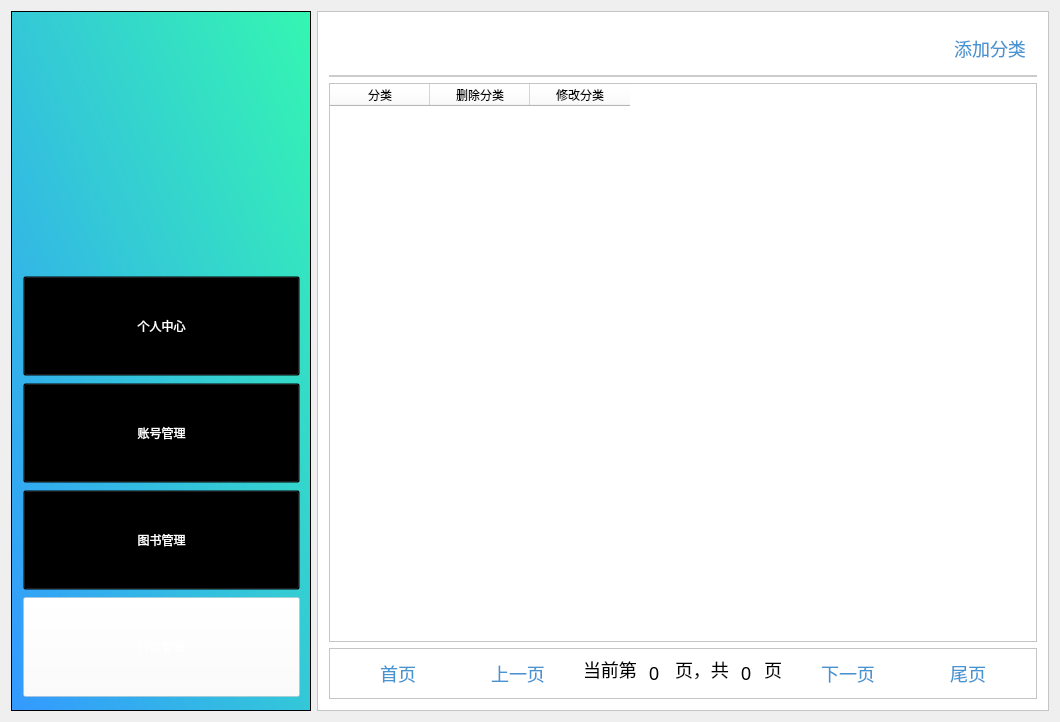
<?xml version="1.0" encoding="UTF-8"?>
<ui version="4.0">
 <class>admin_classify</class>
 <widget class="QWidget" name="admin_classify">
  <property name="geometry">
   <rect>
    <x>0</x>
    <y>0</y>
    <width>1060</width>
    <height>722</height>
   </rect>
  </property>
  <property name="windowTitle">
   <string>admin_classify</string>
  </property>
  <layout class="QHBoxLayout" name="horizontalLayout">
   <item>
    <widget class="QFrame" name="frame">
     <property name="sizePolicy">
      <sizepolicy hsizetype="Fixed" vsizetype="Expanding">
       <horstretch>0</horstretch>
       <verstretch>0</verstretch>
      </sizepolicy>
     </property>
     <property name="minimumSize">
      <size>
       <width>300</width>
       <height>700</height>
      </size>
     </property>
     <property name="styleSheet">
      <string notr="true">
background-color: qlineargradient(spread:pad, x1:0, y1:1, x2:1, y2:0, stop:0 rgba(51, 153, 255,1), stop:1 rgba(52, 246, 177,1));</string>
     </property>
     <property name="frameShape">
      <enum>QFrame::StyledPanel</enum>
     </property>
     <property name="frameShadow">
      <enum>QFrame::Raised</enum>
     </property>
     <widget class="QFrame" name="frame_2">
      <property name="geometry">
       <rect>
        <x>70</x>
        <y>30</y>
        <width>171</width>
        <height>176</height>
       </rect>
      </property>
      <property name="minimumSize">
       <size>
        <width>0</width>
        <height>0</height>
       </size>
      </property>
      <property name="baseSize">
       <size>
        <width>0</width>
        <height>100</height>
       </size>
      </property>
      <property name="styleSheet">
       <string notr="true">image: url(:/Library/images/logo2.png);
background:transparent;</string>
      </property>
      <property name="frameShape">
       <enum>QFrame::StyledPanel</enum>
      </property>
      <property name="frameShadow">
       <enum>QFrame::Raised</enum>
      </property>
     </widget>
     <widget class="QFrame" name="frame_8">
      <property name="geometry">
       <rect>
        <x>0</x>
        <y>230</y>
        <width>301</width>
        <height>491</height>
       </rect>
      </property>
      <property name="styleSheet">
       <string notr="true">background:transparent;</string>
      </property>
      <property name="frameShape">
       <enum>QFrame::StyledPanel</enum>
      </property>
      <property name="frameShadow">
       <enum>QFrame::Raised</enum>
      </property>
      <layout class="QVBoxLayout" name="verticalLayout_6">
       <item>
        <layout class="QVBoxLayout" name="verticalLayout">
         <property name="spacing">
          <number>7</number>
         </property>
         <property name="sizeConstraint">
          <enum>QLayout::SetDefaultConstraint</enum>
         </property>
         <item>
          <widget class="QPushButton" name="btnPersonal">
           <property name="minimumSize">
            <size>
             <width>0</width>
             <height>100</height>
            </size>
           </property>
           <property name="styleSheet">
            <string notr="true">font: 12pt &quot;微软雅黑&quot;;
color:white;
background:transparent;
cursor:pointer;</string>
           </property>
           <property name="text">
            <string>个人中心</string>
           </property>
          </widget>
         </item>
         <item>
          <widget class="QPushButton" name="btnInformationchange">
           <property name="minimumSize">
            <size>
             <width>0</width>
             <height>100</height>
            </size>
           </property>
           <property name="styleSheet">
            <string notr="true">font: 12pt &quot;微软雅黑&quot;;
color:white;
background:transparent;
cursor:pointer;</string>
           </property>
           <property name="text">
            <string>账号管理</string>
           </property>
          </widget>
         </item>
         <item>
          <widget class="QPushButton" name="btnSearchbook">
           <property name="minimumSize">
            <size>
             <width>0</width>
             <height>100</height>
            </size>
           </property>
           <property name="styleSheet">
            <string notr="true">font: 12pt &quot;微软雅黑&quot;;
color:white;
background:transparent;
cursor:pointer;
</string>
           </property>
           <property name="text">
            <string>图书管理</string>
           </property>
          </widget>
         </item>
         <item>
          <widget class="QPushButton" name="pushButton">
           <property name="minimumSize">
            <size>
             <width>0</width>
             <height>100</height>
            </size>
           </property>
           <property name="styleSheet">
            <string notr="true">font: 12pt &quot;微软雅黑&quot;;
color:white;
background:transparent;
cursor:pointer;
background-color:rgba(255,255,255,0.4);</string>
           </property>
           <property name="text">
            <string>分类管理</string>
           </property>
          </widget>
         </item>
        </layout>
       </item>
      </layout>
     </widget>
    </widget>
   </item>
   <item>
    <widget class="QFrame" name="frame_3">
     <property name="styleSheet">
      <string notr="true">background:white;</string>
     </property>
     <property name="frameShape">
      <enum>QFrame::StyledPanel</enum>
     </property>
     <property name="frameShadow">
      <enum>QFrame::Raised</enum>
     </property>
     <layout class="QVBoxLayout" name="verticalLayout_2">
      <item>
       <widget class="QFrame" name="frame_4">
        <property name="sizePolicy">
         <sizepolicy hsizetype="Preferred" vsizetype="Fixed">
          <horstretch>0</horstretch>
          <verstretch>4</verstretch>
         </sizepolicy>
        </property>
        <property name="styleSheet">
         <string notr="true">border:2px solid #cccccc;
border-top:0px;
border-left:0px;
border-right:0px;</string>
        </property>
        <property name="frameShape">
         <enum>QFrame::StyledPanel</enum>
        </property>
        <property name="frameShadow">
         <enum>QFrame::Raised</enum>
        </property>
        <layout class="QGridLayout" name="gridLayout">
         <item row="0" column="0">
          <widget class="QTextEdit" name="txtSearch">
           <property name="sizePolicy">
            <sizepolicy hsizetype="Expanding" vsizetype="Maximum">
             <horstretch>0</horstretch>
             <verstretch>100</verstretch>
            </sizepolicy>
           </property>
           <property name="maximumSize">
            <size>
             <width>16777215</width>
             <height>30</height>
            </size>
           </property>
           <property name="styleSheet">
            <string notr="true">color:#4695d2;
border:none;
font-size:18px;</string>
           </property>
          </widget>
         </item>
         <item row="0" column="1">
          <widget class="QPushButton" name="btnSearch">
           <property name="minimumSize">
            <size>
             <width>0</width>
             <height>30</height>
            </size>
           </property>
           <property name="styleSheet">
            <string notr="true">color:#4695d2;
image: url(:/Library/images/search.png);
border:none;
font-size:18px;</string>
           </property>
           <property name="text">
            <string/>
           </property>
          </widget>
         </item>
         <item row="0" column="2">
          <widget class="QPushButton" name="pushButton_2">
           <property name="styleSheet">
            <string notr="true">color:#4695d2;
border:none;
font-size:18px;</string>
           </property>
           <property name="text">
            <string>添加分类</string>
           </property>
          </widget>
         </item>
        </layout>
       </widget>
      </item>
      <item>
       <widget class="QTableWidget" name="tableWidget">
        <property name="sizePolicy">
         <sizepolicy hsizetype="Preferred" vsizetype="Preferred">
          <horstretch>0</horstretch>
          <verstretch>0</verstretch>
         </sizepolicy>
        </property>
        <column>
         <property name="text">
          <string>分类</string>
         </property>
        </column>
        <column>
         <property name="text">
          <string>删除分类</string>
         </property>
        </column>
        <column>
         <property name="text">
          <string>修改分类</string>
         </property>
        </column>
       </widget>
      </item>
      <item>
       <widget class="QFrame" name="frame_5">
        <property name="sizePolicy">
         <sizepolicy hsizetype="Preferred" vsizetype="Fixed">
          <horstretch>0</horstretch>
          <verstretch>0</verstretch>
         </sizepolicy>
        </property>
        <property name="frameShape">
         <enum>QFrame::StyledPanel</enum>
        </property>
        <property name="frameShadow">
         <enum>QFrame::Raised</enum>
        </property>
        <layout class="QHBoxLayout" name="horizontalLayout_2">
         <item>
          <widget class="QPushButton" name="btnFirstPage">
           <property name="sizePolicy">
            <sizepolicy hsizetype="Preferred" vsizetype="Fixed">
             <horstretch>0</horstretch>
             <verstretch>0</verstretch>
            </sizepolicy>
           </property>
           <property name="styleSheet">
            <string notr="true">color:#4695d2;
border:none;
font-size:18px;</string>
           </property>
           <property name="text">
            <string>首页</string>
           </property>
          </widget>
         </item>
         <item>
          <widget class="QPushButton" name="btnLastPage">
           <property name="sizePolicy">
            <sizepolicy hsizetype="Preferred" vsizetype="Fixed">
             <horstretch>0</horstretch>
             <verstretch>0</verstretch>
            </sizepolicy>
           </property>
           <property name="styleSheet">
            <string notr="true">color:#4695d2;
border:none;
font-size:18px;</string>
           </property>
           <property name="text">
            <string>上一页</string>
           </property>
          </widget>
         </item>
         <item>
          <layout class="QHBoxLayout" name="horizontalLayout_3">
           <item>
            <widget class="QLineEdit" name="lineEdit_4">
             <property name="sizePolicy">
              <sizepolicy hsizetype="Maximum" vsizetype="Preferred">
               <horstretch>0</horstretch>
               <verstretch>0</verstretch>
              </sizepolicy>
             </property>
             <property name="maximumSize">
              <size>
               <width>60</width>
               <height>16777215</height>
              </size>
             </property>
             <property name="styleSheet">
              <string notr="true">border:none;
font-size:18px;</string>
             </property>
             <property name="text">
              <string>当前第</string>
             </property>
            </widget>
           </item>
           <item>
            <widget class="QLineEdit" name="etIndexPage">
             <property name="sizePolicy">
              <sizepolicy hsizetype="Maximum" vsizetype="Preferred">
               <horstretch>0</horstretch>
               <verstretch>0</verstretch>
              </sizepolicy>
             </property>
             <property name="maximumSize">
              <size>
               <width>20</width>
               <height>16777215</height>
              </size>
             </property>
             <property name="styleSheet">
              <string notr="true">border:none;
font-size:18px;</string>
             </property>
             <property name="text">
              <string>0</string>
             </property>
            </widget>
           </item>
           <item>
            <widget class="QLineEdit" name="lineEdit_2">
             <property name="sizePolicy">
              <sizepolicy hsizetype="Maximum" vsizetype="Preferred">
               <horstretch>0</horstretch>
               <verstretch>0</verstretch>
              </sizepolicy>
             </property>
             <property name="maximumSize">
              <size>
               <width>60</width>
               <height>16777215</height>
              </size>
             </property>
             <property name="styleSheet">
              <string notr="true">border:none;
font-size:18px;</string>
             </property>
             <property name="text">
              <string>页，共</string>
             </property>
            </widget>
           </item>
           <item>
            <widget class="QLineEdit" name="etCountPage">
             <property name="sizePolicy">
              <sizepolicy hsizetype="Maximum" vsizetype="Preferred">
               <horstretch>0</horstretch>
               <verstretch>0</verstretch>
              </sizepolicy>
             </property>
             <property name="maximumSize">
              <size>
               <width>20</width>
               <height>16777215</height>
              </size>
             </property>
             <property name="styleSheet">
              <string notr="true">border:none;
font-size:18px;
</string>
             </property>
             <property name="text">
              <string>0</string>
             </property>
            </widget>
           </item>
           <item>
            <widget class="QLineEdit" name="lineEdit">
             <property name="sizePolicy">
              <sizepolicy hsizetype="Maximum" vsizetype="Preferred">
               <horstretch>0</horstretch>
               <verstretch>0</verstretch>
              </sizepolicy>
             </property>
             <property name="maximumSize">
              <size>
               <width>20</width>
               <height>16777215</height>
              </size>
             </property>
             <property name="styleSheet">
              <string notr="true">border:none;
font-size:18px;</string>
             </property>
             <property name="text">
              <string>页</string>
             </property>
            </widget>
           </item>
          </layout>
         </item>
         <item>
          <widget class="QPushButton" name="btnNextPage">
           <property name="sizePolicy">
            <sizepolicy hsizetype="Preferred" vsizetype="Fixed">
             <horstretch>0</horstretch>
             <verstretch>0</verstretch>
            </sizepolicy>
           </property>
           <property name="styleSheet">
            <string notr="true">color:#4695d2;
border:none;
font-size:18px;</string>
           </property>
           <property name="text">
            <string>下一页</string>
           </property>
          </widget>
         </item>
         <item>
          <widget class="QPushButton" name="btnTheLast">
           <property name="sizePolicy">
            <sizepolicy hsizetype="Preferred" vsizetype="Fixed">
             <horstretch>0</horstretch>
             <verstretch>0</verstretch>
            </sizepolicy>
           </property>
           <property name="styleSheet">
            <string notr="true">color:#4695d2;
border:none;
font-size:18px;</string>
           </property>
           <property name="text">
            <string>尾页</string>
           </property>
          </widget>
         </item>
        </layout>
       </widget>
      </item>
     </layout>
    </widget>
   </item>
  </layout>
 </widget>
 <layoutdefault spacing="6" margin="11"/>
 <resources>
  <include location="library.qrc"/>
 </resources>
 <connections/>
</ui>
